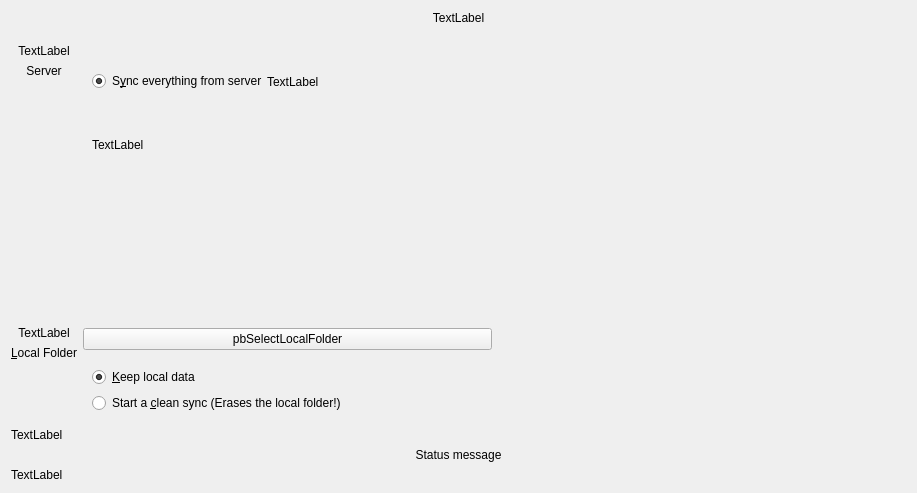
<?xml version="1.0" encoding="UTF-8"?>
<ui version="4.0">
 <class>OwncloudAdvancedSetupPage</class>
 <widget class="QWidget" name="OwncloudAdvancedSetupPage">
  <property name="geometry">
   <rect>
    <x>0</x>
    <y>0</y>
    <width>917</width>
    <height>493</height>
   </rect>
  </property>
  <property name="sizePolicy">
   <sizepolicy hsizetype="Preferred" vsizetype="Maximum">
    <horstretch>0</horstretch>
    <verstretch>0</verstretch>
   </sizepolicy>
  </property>
  <property name="windowTitle">
   <string>Form</string>
  </property>
  <layout class="QVBoxLayout" name="verticalLayout_4">
   <item>
    <widget class="QLabel" name="topLabel">
     <property name="sizePolicy">
      <sizepolicy hsizetype="Preferred" vsizetype="Fixed">
       <horstretch>0</horstretch>
       <verstretch>0</verstretch>
      </sizepolicy>
     </property>
     <property name="text">
      <string>TextLabel</string>
     </property>
     <property name="alignment">
      <set>Qt::AlignCenter</set>
     </property>
     <property name="wordWrap">
      <bool>true</bool>
     </property>
    </widget>
   </item>
   <item>
    <spacer name="verticalSpacer_2">
     <property name="orientation">
      <enum>Qt::Vertical</enum>
     </property>
     <property name="sizeType">
      <enum>QSizePolicy::Fixed</enum>
     </property>
     <property name="sizeHint" stdset="0">
      <size>
       <width>20</width>
       <height>13</height>
      </size>
     </property>
    </spacer>
   </item>
   <item>
    <layout class="QGridLayout" name="gridLayout">
     <item row="2" column="2">
      <spacer name="horizontalSpacer_2">
       <property name="orientation">
        <enum>Qt::Horizontal</enum>
       </property>
       <property name="sizeHint" stdset="0">
        <size>
         <width>40</width>
         <height>20</height>
        </size>
       </property>
      </spacer>
     </item>
     <item row="0" column="0">
      <layout class="QVBoxLayout" name="verticalLayout_2">
       <item>
        <widget class="QLabel" name="lServerIcon">
         <property name="text">
          <string>TextLabel</string>
         </property>
         <property name="alignment">
          <set>Qt::AlignCenter</set>
         </property>
        </widget>
       </item>
       <item>
        <widget class="QLabel" name="lServer">
         <property name="text">
          <string>Server</string>
         </property>
         <property name="alignment">
          <set>Qt::AlignCenter</set>
         </property>
        </widget>
       </item>
       <item>
        <spacer name="verticalSpacer_3">
         <property name="orientation">
          <enum>Qt::Vertical</enum>
         </property>
         <property name="sizeHint" stdset="0">
          <size>
           <width>20</width>
           <height>40</height>
          </size>
         </property>
        </spacer>
       </item>
      </layout>
     </item>
     <item row="1" column="1">
      <spacer name="verticalSpacer">
       <property name="orientation">
        <enum>Qt::Vertical</enum>
       </property>
       <property name="sizeType">
        <enum>QSizePolicy::MinimumExpanding</enum>
       </property>
       <property name="sizeHint" stdset="0">
        <size>
         <width>20</width>
         <height>40</height>
        </size>
       </property>
      </spacer>
     </item>
     <item row="2" column="0" rowspan="3">
      <layout class="QVBoxLayout" name="verticalLayout_3">
       <item>
        <widget class="QLabel" name="lLocalIcon">
         <property name="text">
          <string>TextLabel</string>
         </property>
         <property name="alignment">
          <set>Qt::AlignCenter</set>
         </property>
        </widget>
       </item>
       <item>
        <widget class="QLabel" name="lLocal">
         <property name="sizePolicy">
          <sizepolicy hsizetype="Minimum" vsizetype="Preferred">
           <horstretch>0</horstretch>
           <verstretch>0</verstretch>
          </sizepolicy>
         </property>
         <property name="text">
          <string>&amp;Local Folder</string>
         </property>
         <property name="alignment">
          <set>Qt::AlignCenter</set>
         </property>
         <property name="buddy">
          <cstring>pbSelectLocalFolder</cstring>
         </property>
        </widget>
       </item>
       <item>
        <spacer name="verticalSpacer_4">
         <property name="orientation">
          <enum>Qt::Vertical</enum>
         </property>
         <property name="sizeHint" stdset="0">
          <size>
           <width>20</width>
           <height>40</height>
          </size>
         </property>
        </spacer>
       </item>
      </layout>
     </item>
     <item row="4" column="1" colspan="2">
      <widget class="QWidget" name="resolutionWidget" native="true">
       <property name="sizePolicy">
        <sizepolicy hsizetype="Preferred" vsizetype="Fixed">
         <horstretch>0</horstretch>
         <verstretch>0</verstretch>
        </sizepolicy>
       </property>
       <layout class="QFormLayout" name="formLayout_2">
        <property name="sizeConstraint">
         <enum>QLayout::SetMinimumSize</enum>
        </property>
        <property name="fieldGrowthPolicy">
         <enum>QFormLayout::ExpandingFieldsGrow</enum>
        </property>
        <item row="1" column="0" colspan="2">
         <widget class="QRadioButton" name="radioButton">
          <property name="text">
           <string>&amp;Keep local data</string>
          </property>
          <property name="checked">
           <bool>true</bool>
          </property>
         </widget>
        </item>
        <item row="2" column="0" colspan="2">
         <widget class="QRadioButton" name="cbSyncFromScratch">
          <property name="toolTip">
           <string>&lt;html&gt;&lt;head/&gt;&lt;body&gt;&lt;p&gt;If this box is checked, existing content in the local folder will be erased to start a clean sync from the server.&lt;/p&gt;&lt;p&gt;Do not check this if the local content should be uploaded to the servers folder.&lt;/p&gt;&lt;/body&gt;&lt;/html&gt;</string>
          </property>
          <property name="text">
           <string>Start a &amp;clean sync (Erases the local folder!)</string>
          </property>
          <property name="checkable">
           <bool>true</bool>
          </property>
         </widget>
        </item>
       </layout>
      </widget>
     </item>
     <item row="2" column="1" rowspan="2">
      <widget class="QPushButton" name="pbSelectLocalFolder">
       <property name="sizePolicy">
        <sizepolicy hsizetype="MinimumExpanding" vsizetype="Fixed">
         <horstretch>0</horstretch>
         <verstretch>0</verstretch>
        </sizepolicy>
       </property>
       <property name="text">
        <string>pbSelectLocalFolder</string>
       </property>
      </widget>
     </item>
     <item row="0" column="1" colspan="2">
      <widget class="QWidget" name="widget" native="true">
       <layout class="QVBoxLayout" name="verticalLayout">
        <item>
         <layout class="QHBoxLayout" name="horizontalLayout_2">
          <property name="spacing">
           <number>0</number>
          </property>
          <item>
           <widget class="QRadioButton" name="rSyncEverything">
            <property name="text">
             <string>S&amp;ync everything from server</string>
            </property>
            <property name="checked">
             <bool>true</bool>
            </property>
           </widget>
          </item>
          <item>
           <widget class="QLabel" name="lSyncEverythingSizeLabel">
            <property name="text">
             <string>TextLabel</string>
            </property>
           </widget>
          </item>
          <item>
           <spacer name="horizontalSpacer_3">
            <property name="orientation">
             <enum>Qt::Horizontal</enum>
            </property>
            <property name="sizeHint" stdset="0">
             <size>
              <width>40</width>
              <height>20</height>
             </size>
            </property>
           </spacer>
          </item>
         </layout>
        </item>
        <item>
         <layout class="QHBoxLayout" name="horizontalLayout">
          <item>
           <widget class="QLabel" name="lSelectiveSyncSizeLabel">
            <property name="text">
             <string>TextLabel</string>
            </property>
           </widget>
          </item>
          <item>
           <spacer name="horizontalSpacer">
            <property name="orientation">
             <enum>Qt::Horizontal</enum>
            </property>
            <property name="sizeHint" stdset="0">
             <size>
              <width>40</width>
              <height>20</height>
             </size>
            </property>
           </spacer>
          </item>
         </layout>
        </item>
       </layout>
      </widget>
     </item>
    </layout>
   </item>
   <item>
    <widget class="QLabel" name="errorLabel">
     <property name="text">
      <string>TextLabel</string>
     </property>
    </widget>
   </item>
   <item>
    <widget class="QLabel" name="syncModeLabel">
     <property name="text">
      <string>Status message</string>
     </property>
     <property name="alignment">
      <set>Qt::AlignCenter</set>
     </property>
     <property name="wordWrap">
      <bool>true</bool>
     </property>
    </widget>
   </item>
   <item>
    <layout class="QHBoxLayout" name="resultLayout"/>
   </item>
   <item>
    <widget class="QLabel" name="bottomLabel">
     <property name="text">
      <string>TextLabel</string>
     </property>
    </widget>
   </item>
  </layout>
 </widget>
 <resources/>
 <connections/>
</ui>
